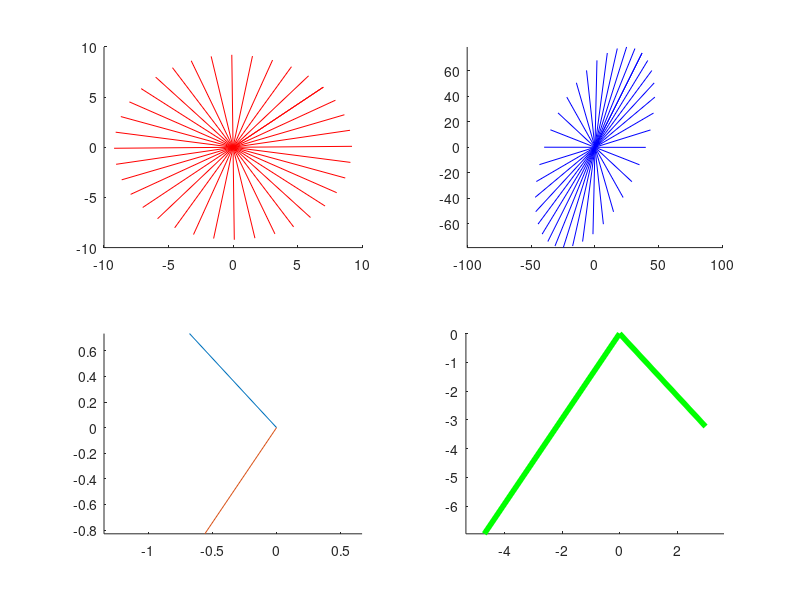

Source code (MATLAB):
vec = [7;6];
origin = [0;0];
figure(1) 
plot([origin(1) vec(1)], [origin(2) vec(2)], 'r');
G1 = [1 5; 8 3];
for X = 0:10:360
    G = [cosd(X) -sind(X); sind(X) cosd(X)];
    Gv = G*vec;
    GV = G1*Gv;
    figure(1) 
    axis equal
    subplot(2,2,1)
    hold on
    plot([origin(1) Gv(1)], [origin(2) Gv(2)], 'r')
    subplot(2,2,2)
    hold on
    plot([origin(1) GV(1)], [origin(2) GV(2)], 'b') 
end
[V,D] = eig(G1);
v1 = V(:,1) ; v2 = V(:,2);
subplot(2,2,3)
hold on
plot([origin(1) v1(1)] ,[origin(2) v1(2)])
plot([origin(1) v2(1)] ,[origin(2) v2(2)])
axis equal
GV1 = G1*v1 ; GV2 = G1*v2;
subplot(2,2,4)
hold on
plot([origin(1) GV1(1)] , [origin(2) GV1(2)],'g','LineWidth',4)
plot([origin(1) GV2(1)] , [origin(2) GV2(2)],'g','LineWidth',4)
axis equal